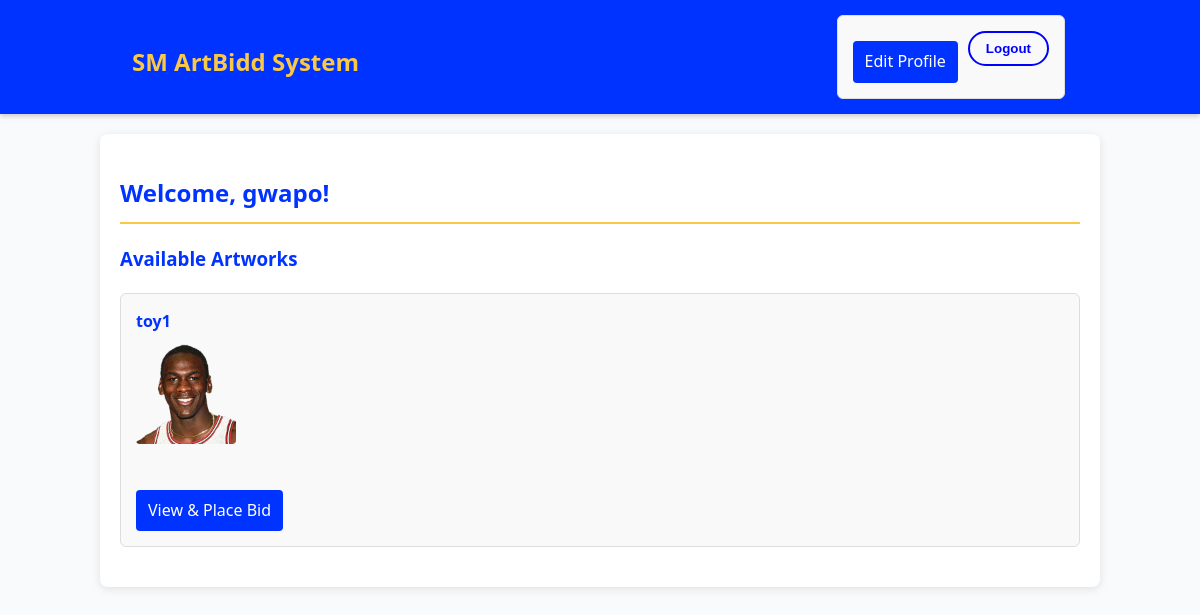
Page /users/dashboard/client/ (signed in) on the earlier database version.
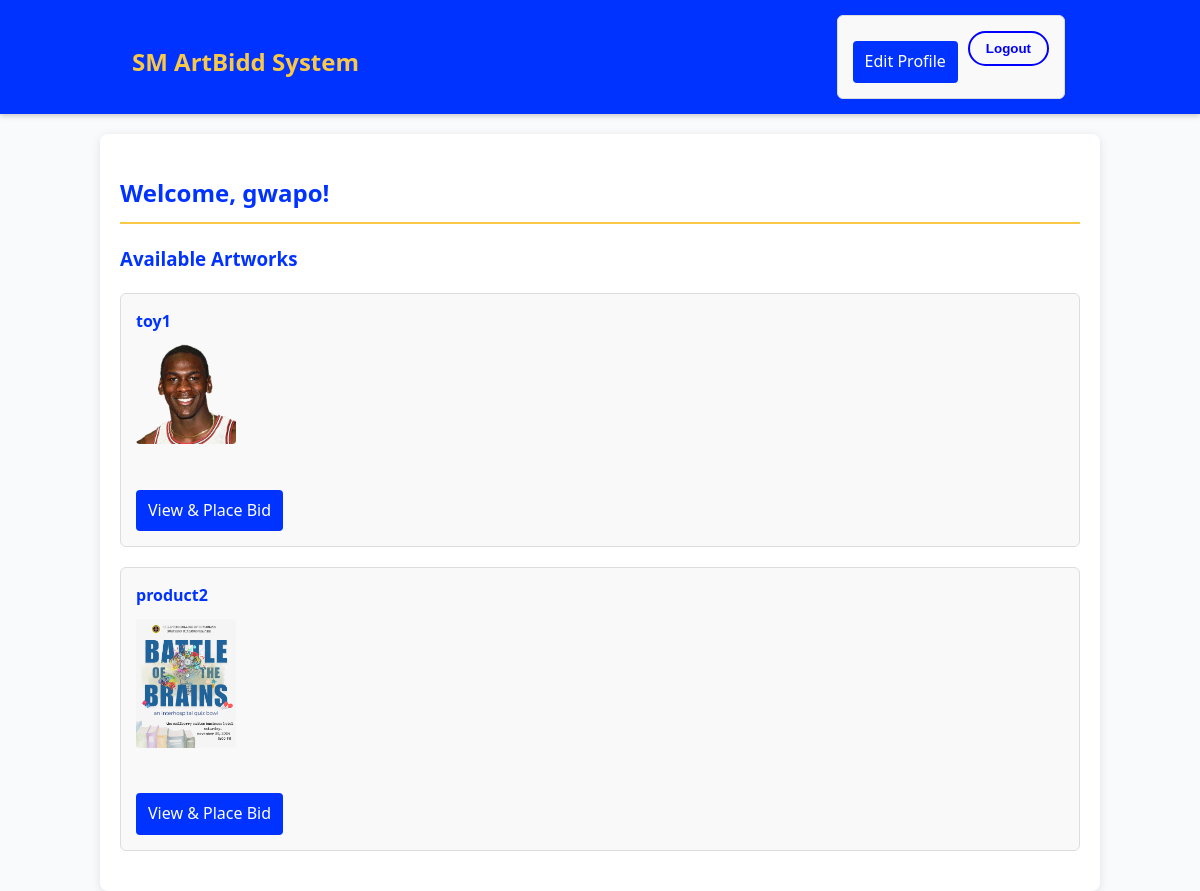
Same page on the later database version.
### users/models.py (models this page shows, shortened)
class User(AbstractUser):
    ROLE_CHOICES = (
        ('artist', 'Artist'),
        ('client', 'Client'),
    )
    role = models.CharField(max_length=10, choices=ROLE_CHOICES)

### artworks/models.py (models this page shows, shortened)
class Artwork(models.Model):
    STATUS_CHOICES = [
        ('available', 'Available'),
        ('sold', 'Sold'),
        ('under_auction', 'Under Auction'),
        ('reserved', 'Reserved'),
    ]
    title = models.CharField(max_length=200)
    description = models.TextField()
    image = models.ImageField(upload_to='artworks/')
    starting_price = models.DecimalField(max_digits=10, decimal_places=2)
    artist = models.ForeignKey(ArtistProfile, on_delete=models.CASCADE)
    deadline = models.DateTimeField()
    created_at = models.DateTimeField(auto_now_add=True)
    category = models.CharField(max_length=100, blank=True, null=True)  # e.g., Painting, Sculpture
    dimensions = models.CharField(max_length=100, blank=True, null=True)  # e.g., 12x16 inches
    materials = models.CharField(max_length=200, blank=True, null=True)  # e.g., Oil on canvas, Bronze
    status = models.CharField(
        max_length=20,
        choices=STATUS_CHOICES,
        default='available',
    )

### users/views.py (the view)
# urls.py: path('dashboard/client/', views.client_dashboard, name='client_dashboard'),
@login_required
def client_dashboard(request):
    artworks = Artwork.objects.all()  # Or apply filters if you want!
    return render(request, 'users/client_dashboard.html', {'artworks': artworks})

### users/templates/users/client_dashboard.html (shortened to what this page needs)
{% load static %}
<!DOCTYPE html>
<html lang="en">
<head>
</head>
<body>
    <nav class="navbar">
        <div class="navbar-container">
            <a href="{% url 'users:home' %}" class="navbar-brand">SM ArtBidd System</a>
            <ul class="nav-links">
                <li>
                    <div class="user-actions">
                        <a href="{% url 'users:edit_client_profile' %}">Edit Profile</a>
                        <form action="{% url 'users:logout' %}" method="post" style="margin:0;">
                          <button type="submit" class="logout-btn">Logout</button>
                      </form>
                </li>
            </ul>
        </div>
    </nav>
    <div class="container">
        <h2>Welcome, {{ user.username }}!</h2>
        <h3>Available Artworks</h3>
        <ul>
            {% for artwork in artworks %}
                <li>
                    <strong>{{ artwork.title }}</strong>
                    {% if artwork.image %}
                        <img src="{{ artwork.image.url }}" alt="{{ artwork.title }}">
                    {% endif %}
                    <br>
                    <a href="{% url 'artwork_detail_and_bid' artwork.pk %}">
                        View & Place Bid
                    </a>
                </li>
            {% empty %}
                <li>No artworks available at the moment.</li>
            {% endfor %}
        </ul>
    </div>
</body>
</html>

### users/templates/users/client_dashboard.html (style rules this page uses)
:root { --primary-blue: #0033ff; --accent-gold: #f9c846; --light-bg: #f8fafc; --white: #fff; --dark: #101334; }
html, body { height: 100%; margin: 0; }
body { font-family: 'Segoe UI', Arial, sans-serif; background-color: var(--light-bg); color: var(--dark); line-height: 1.6; }
.container { width: 80%; margin: 20px auto; padding: 20px; background-color: var(--white); border-radius: 8px; box-shadow: 0 2px 10px rgba(0, 0, 0, 0.1); }
.navbar .logout-btn { background: transparent; border: 2px solid blue; color: blue; padding: 0.5rem 1rem; border-radius: 25px; cursor: pointer; font-weight: 600; transition: background 0.2s, color 0.2s; }
h2 { color: var(--primary-blue); border-bottom: 2px solid var(--accent-gold); padding-bottom: 10px; margin-bottom: 20px; }
h3 { color: var(--primary-blue); margin-top: 20px; }
ul { list-style: none; padding: 0; }
li { margin-bottom: 20px; padding: 15px; border: 1px solid #ddd; border-radius: 6px; background-color: #f9f9f9; }
strong { color: var(--primary-blue); }
img { max-width: 100px; height: auto; display: block; margin: 10px 0; border-radius: 4px; }
a { color: var(--white); background-color: var(--primary-blue); padding: 8px 12px; border-radius: 4px; text-decoration: none; display: inline-block; margin-top: 10px; }
.navbar { background: var(--primary-blue); color: var(--white); padding: 15px 0; box-shadow: 0 2px 5px rgba(0, 0, 0, 0.2); }
.navbar-container { width: 80%; margin: auto; display: flex; justify-content: space-between; align-items: center; }
.navbar-brand { color: var(--accent-gold); font-size: 1.5em; text-decoration: none; font-weight: bold; }
.nav-links { list-style: none; padding: 0; margin: 0; display: flex; align-items: center; }
.nav-links li { margin: 0 15px; }
.nav-links a { color: var(--white); text-decoration: none; padding: 8px 12px; border-radius: 4px; transition: background-color 0.3s; background-color: transparent; }
.user-actions { display: flex; gap: 10px; }
.user-actions a { background-color: var(--primary-blue); color: var(--white); padding: 8px 12px; border-radius: 4px; text-decoration: none; transition: background-color 0.3s; }

Differences in the rows shown:
added Artwork: title "product2", image (picture)
